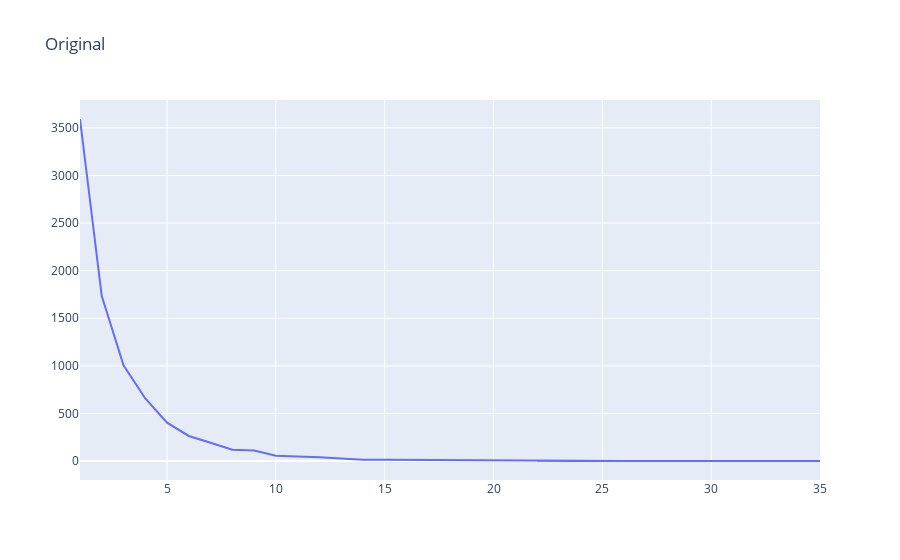

This figure's notebook cell:
### Code cell
# ----------- Start of Original -----------
# original
df_vc = df['OfficerID'].value_counts()

# get number of times each value appears in df_vc
df_vc = df_vc.value_counts()

# change index title to number of allegations, value to number of officers
df_vc.index.name = 'Number of Allegations'
df_vc.name = 'Number of Officers'

# plot density curve of df_vc using plotly
# fig = px.line(df_vc, x=df_vc.index, y=df_vc.values, labels={
#               'x': 'Number of Allegations', 'y': 'Number of Officers'})
fig = go.Figure()
fig.add_trace(go.Scatter(x=df_vc.index, y=df_vc.values,
                         mode='lines',
                         name='lines'))
fig.update_layout(title_text='Original')
fig.show()
# ----------- End of Original -----------

### Figure 1 — Plotly figure (JSON) as saved in the notebook; plotly's stock layout.template omitted (floating-point values rounded to 4 significant figures)
{"data": [{"mode": "lines", "name": "lines", "type": "scatter", "x": [1, 2, 3, 4, 5, 6, 7, 8, 9, 10, 11, 12, 13, 14, 15, 16, 17, 19, 20, 18, 21, 26, 31, 22, 23, 24, 25, 29, 30, 35], "y": [3593, 1734, 1006, 658, 404, 264, 193, 119, 111, 57, 47, 41, 26, 13, 13, 12, 9, 7, 5, 4, 2, 2, 1, 1, 1, 1, 1, 1, 1, 1]}], "layout": {"title": {"text": "Original"}}}
